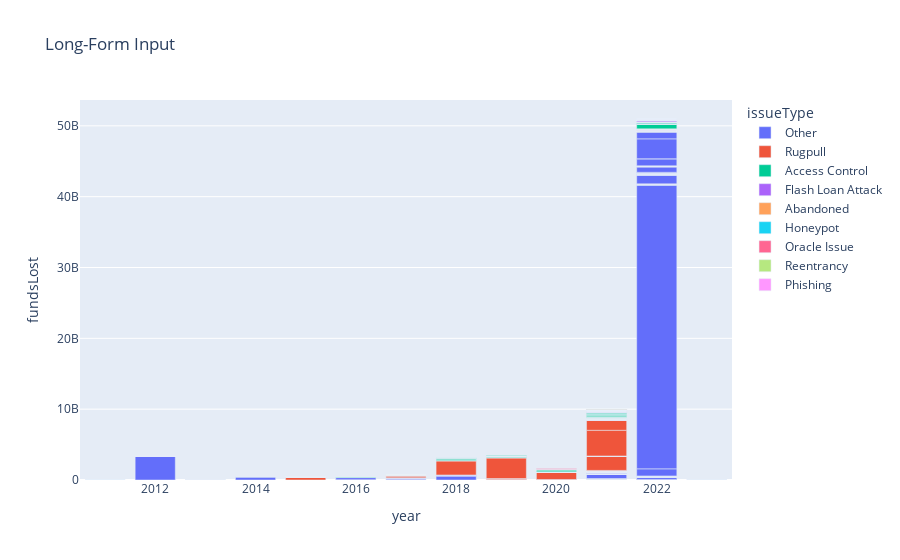

The notebook cell saved with this chart:
### Code cell
fig = px.bar(df_groupby_date_issueType, x="year", y="fundsLost", color="issueType" ,title="Long-Form Input")
fig.show()

### Figure 1 — Plotly figure (JSON) as saved in the notebook; plotly's stock layout.template omitted (floating-point values rounded to 4 significant figures; data arrays with more than 128 entries replaced by an {"elided": "..."} marker saying what was removed)
{"data": [{"alignmentgroup": "True", "hovertemplate": "issueType=Other<br>year=%{x}<br>fundsLost=%{y}<extra></extra>", "legendgroup": "Other", "marker": {"color": "#636efa", "pattern": {"shape": ""}}, "name": "Other", "offsetgroup": "Other", "orientation": "v", "showlegend": true, "textposition": "auto", "type": "bar", "x": {"elided": "237 int values"}, "xaxis": "x", "y": {"elided": "237 int values"}, "yaxis": "y"}, {"alignmentgroup": "True", "hovertemplate": "issueType=Rugpull<br>year=%{x}<br>fundsLost=%{y}<extra></extra>", "legendgroup": "Rugpull", "marker": {"color": "#EF553B", "pattern": {"shape": ""}}, "name": "Rugpull", "offsetgroup": "Rugpull", "orientation": "v", "showlegend": true, "textposition": "auto", "type": "bar", "x": {"elided": "301 int values"}, "xaxis": "x", "y": {"elided": "301 int values"}, "yaxis": "y"}, {"alignmentgroup": "True", "hovertemplate": "issueType=Access Control<br>year=%{x}<br>fundsLost=%{y}<extra></extra>", "legendgroup": "Access Control", "marker": {"color": "#00cc96", "pattern": {"shape": ""}}, "name": "Access Control", "offsetgroup": "Access Control", "orientation": "v", "showlegend": true, "textposition": "auto", "type": "bar", "x": [2011, 2012, 2012, 2012, 2012, 2013, 2013, 2013, 2013, 2013, 2013, 2013, 2013, 2014, 2014, 2014, 2014, 2015, 2015, 2015, 2015, 2015, 2015, 2015, 2015, 2016, 2016, 2016, 2017, 2017, 2017, 2018, 2018, 2018, 2018, 2018, 2018, 2018, 2018, 2018, 2018, 2018, 2019, 2019, 2019, 2019, 2019, 2019, 2019, 2019, 2019, 2019, 2019, 2019, 2019, 2020, 2020, 2020, 2020, 2020, 2020, 2020, 2020, 2020, 2021, 2021, 2021, 2021, 2021, 2021, 2021, 2021, 2021, 2021, 2021, 2021, 2021, 2021, 2021, 2021, 2021, 2021, 2021, 2021, 2021, 2021, 2021, 2021, 2021, 2022, 2022, 2022, 2022, 2022, 2022, 2022, 2022, 2022, 2022, 2022, 2022, 2022, 2022, 2022, 2022, 2022, 2022, 2022, 2022, 2022, 2022, 2022, 2022, 2022, 2022, 2022, 2022, 2022, 2022, 2022, 2022, 2022, 2022, 2023], "xaxis": "x", "y": [236000, 15300, 12000, 303000, 113000, 50800, 169000, 202000, 342000, 167000, 123000, 809000, 6420000, 2000000, 9890000, 2370000, 1500000, 5263614, 1100000, 4440, 1750000, 1790000, 721000, 332000, 2510000, 269000, 2140000, 65000000, 1040000, 1930000, 251000, 400000, 50000000, 3200000, 230000000, 150000, 1580000, 40000000, 30000000, 59000000, 9000000, 949000, 147000000, 26000000, 123000, 45000000, 19200000, 41700000, 100000, 10500000, 10000000, 5000000, 32000000, 1800000, 51200000, 17700000, 224000, 3090000, 120000, 15000000, 5400000, 280000000, 1800000, 11700000, 45000, 5389203, 500000, 59000000, 7000000, 611963, 504845, 75000000, 500000, 2000000, 7907718, 6800987, 2072967, 2600000, 97000000, 1000000, 21000000, 139895140, 47600000, 416125, 196000000, 923719, 77700000, 140000000, 794041, 166306, 7940000, 18595000, 34358003, 1723632, 15444277, 470000, 1135097, 3056651, 660739, 205586, 625000000, 100000000, 62500, 6828, 94336, 375000, 177873, 45262, 977550, 160000000, 1165500, 36743, 190370, 644404, 1447175, 158343, 28317206, 79670, 18577305, 41053572, 5000000, 4400000, 3600000, 580000], "yaxis": "y"}, {"alignmentgroup": "True", "hovertemplate": "issueType=Flash Loan Attack<br>year=%{x}<br>fundsLost=%{y}<extra></extra>", "legendgroup": "Flash Loan Attack", "marker": {"color": "#ab63fa", "pattern": {"shape": ""}}, "name": "Flash Loan Attack", "offsetgroup": "Flash Loan Attack", "orientation": "v", "showlegend": true, "textposition": "auto", "type": "bar", "x": [2020, 2020, 2020, 2020, 2020, 2020, 2020, 2020, 2020, 2020, 2021, 2021, 2021, 2021, 2021, 2021, 2021, 2021, 2021, 2021, 2021, 2021, 2021, 2021, 2021, 2021, 2021, 2021, 2021, 2021, 2021, 2021, 2021, 2021, 2021, 2022, 2022, 2022, 2022, 2022, 2022, 2022, 2022, 2022, 2022, 2022, 2022, 2022, 2022, 2022, 2022, 2022, 2022, 2022, 2022, 2022, 2022, 2022, 2022, 2023, 2023], "xaxis": "x", "y": [355880, 665840, 523613, 15113001, 24000000, 3300000, 2000000, 7000000, 8000000, 7800000, 11000000, 1867271, 37500000, 30500000, 15723948, 24000000, 11000000, 45000000, 3642100, 759046, 1500000, 13500000, 1735747, 660657, 1260000, 2395931, 516391, 800000, 5570000, 4500000, 31410, 130000000, 372441, 972616, 316800, 770000, 957166, 3024325, 1508300, 22200000, 181000000, 17900000, 1500000, 65155, 72000, 1260000, 26153, 3574635, 78623, 581250, 370000, 1250372, 487042, 24483, 190000, 50646, 122960, 5800000, 76000, 197000, 650000], "yaxis": "y"}, {"alignmentgroup": "True", "hovertemplate": "issueType=Abandoned<br>year=%{x}<br>fundsLost=%{y}<extra></extra>", "legendgroup": "Abandoned", "marker": {"color": "#FFA15A", "pattern": {"shape": ""}}, "name": "Abandoned", "offsetgroup": "Abandoned", "orientation": "v", "showlegend": true, "textposition": "auto", "type": "bar", "x": [2020, 2020, 2020, 2020, 2020, 2021, 2021, 2021, 2021, 2021, 2021, 2022, 2022], "xaxis": "x", "y": [0, 22924, 0, 0, 0, 0, 0, 0, 1099672, 0, 0, 1300000, 3000000], "yaxis": "y"}, {"alignmentgroup": "True", "hovertemplate": "issueType=Honeypot<br>year=%{x}<br>fundsLost=%{y}<extra></extra>", "legendgroup": "Honeypot", "marker": {"color": "#19d3f3", "pattern": {"shape": ""}}, "name": "Honeypot", "offsetgroup": "Honeypot", "orientation": "v", "showlegend": true, "textposition": "auto", "type": "bar", "x": [2020, 2020, 2020, 2020, 2020, 2020, 2020, 2020, 2020, 2020, 2020, 2020, 2020, 2020, 2020, 2021, 2021, 2021, 2021, 2021, 2021, 2021, 2021, 2021, 2021, 2021, 2021, 2021, 2021, 2021, 2021, 2021, 2021, 2021, 2021, 2021, 2021, 2021, 2021, 2021, 2021, 2022, 2022], "xaxis": "x", "y": [4012, 1137, 2845, 31797, 991, 170217, 2338, 6593, 31056, 34560, 37255, 26074, 31797, 6426, 6152, 494001, 207718, 2720, 38798, 511960, 77328, 26543, 0, 10531, 2544, 194000, 63188, 686491, 626595, 0, 0, 0, 0, 0, 0, 0, 0, 0, 548, 2826509, 1619283, 50830, 105421], "yaxis": "y"}, {"alignmentgroup": "True", "hovertemplate": "issueType=Oracle Issue<br>year=%{x}<br>fundsLost=%{y}<extra></extra>", "legendgroup": "Oracle Issue", "marker": {"color": "#FF6692", "pattern": {"shape": ""}}, "name": "Oracle Issue", "offsetgroup": "Oracle Issue", "orientation": "v", "showlegend": true, "textposition": "auto", "type": "bar", "x": [2020, 2021, 2022, 2022, 2022, 2022, 2022, 2022, 2022], "xaxis": "x", "y": [89000000, 77000000, 14500000, 1115266, 35000000, 85604, 2000000, 1260000, 110911], "yaxis": "y"}, {"alignmentgroup": "True", "hovertemplate": "issueType=Reentrancy<br>year=%{x}<br>fundsLost=%{y}<extra></extra>", "legendgroup": "Reentrancy", "marker": {"color": "#B6E880", "pattern": {"shape": ""}}, "name": "Reentrancy", "offsetgroup": "Reentrancy", "orientation": "v", "showlegend": true, "textposition": "auto", "type": "bar", "x": [2021, 2022, 2022, 2022, 2022], "xaxis": "x", "y": [40000000, 79749026, 19219, 1430000, 31096], "yaxis": "y"}, {"alignmentgroup": "True", "hovertemplate": "issueType=Phishing<br>year=%{x}<br>fundsLost=%{y}<extra></extra>", "legendgroup": "Phishing", "marker": {"color": "#FF97FF", "pattern": {"shape": ""}}, "name": "Phishing", "offsetgroup": "Phishing", "orientation": "v", "showlegend": true, "textposition": "auto", "type": "bar", "x": [2022, 2022, 2022, 2022, 2022, 2022, 2022, 2022, 2022, 2022, 2022, 2023], "xaxis": "x", "y": [165000, 18000, 262732, 351064, 8000000, 150000, 45819, 612000, 255780, 0, 8000000, 4170000], "yaxis": "y"}], "layout": {"barmode": "relative", "legend": {"title": {"text": "issueType"}, "tracegroupgap": 0}, "title": {"text": "Long-Form Input"}, "xaxis": {"anchor": "y", "domain": [0, 1], "title": {"text": "year"}}, "yaxis": {"anchor": "x", "domain": [0, 1], "title": {"text": "fundsLost"}}}}
